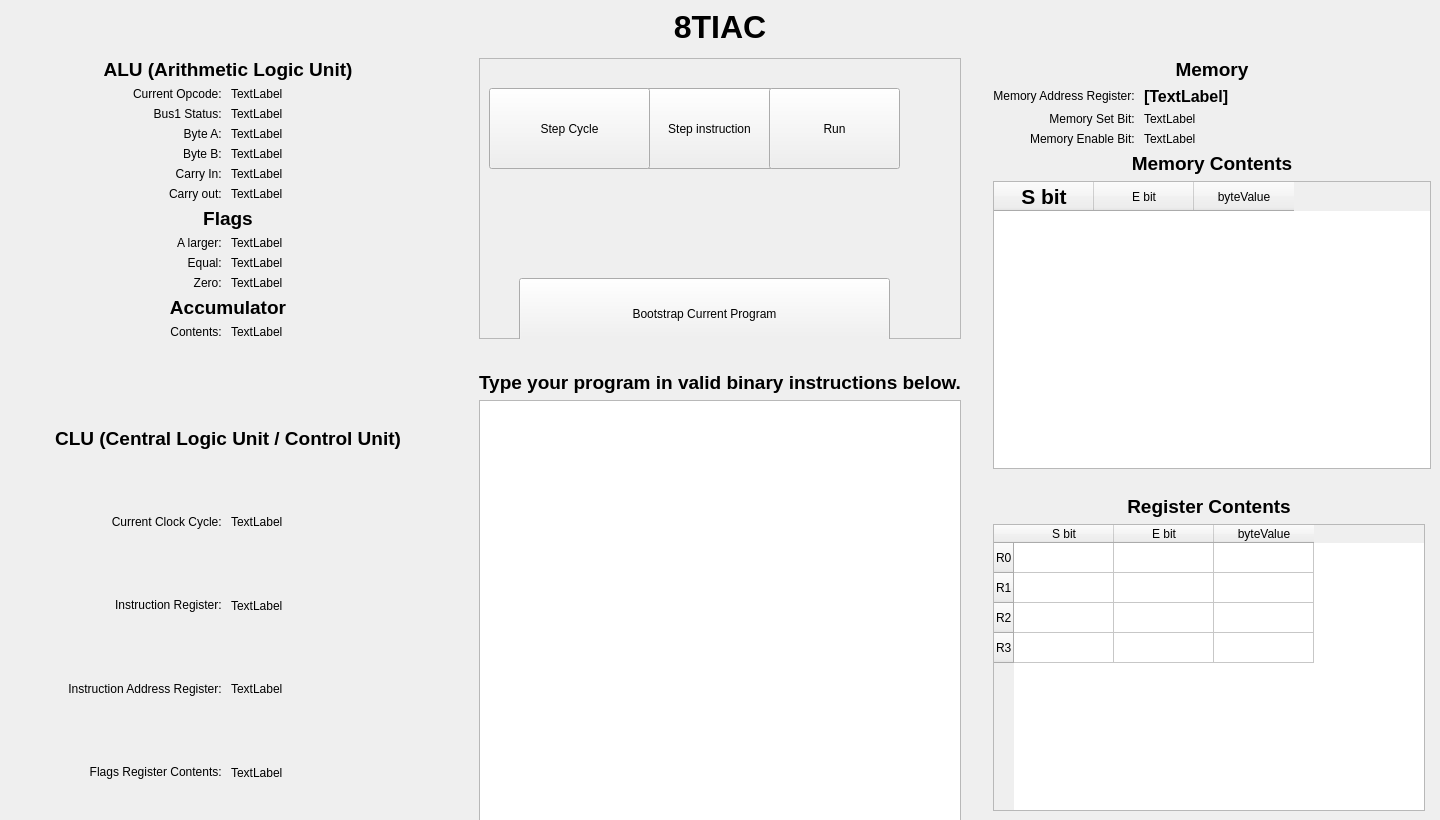
<?xml version="1.0" encoding="UTF-8"?>
<ui version="4.0">
 <class>MainWindow</class>
 <widget class="QMainWindow" name="MainWindow">
  <property name="geometry">
   <rect>
    <x>0</x>
    <y>0</y>
    <width>1440</width>
    <height>820</height>
   </rect>
  </property>
  <property name="minimumSize">
   <size>
    <width>0</width>
    <height>820</height>
   </size>
  </property>
  <property name="windowTitle">
   <string>MainWindow</string>
  </property>
  <widget class="QWidget" name="centralwidget">
   <layout class="QGridLayout" name="gridLayout_7">
    <item row="3" column="2">
     <widget class="QFrame" name="buttonFrame">
      <property name="frameShape">
       <enum>QFrame::StyledPanel</enum>
      </property>
      <property name="frameShadow">
       <enum>QFrame::Raised</enum>
      </property>
      <widget class="QPushButton" name="stepInstructionButton">
       <property name="geometry">
        <rect>
         <x>160</x>
         <y>30</y>
         <width>141</width>
         <height>81</height>
        </rect>
       </property>
       <property name="text">
        <string>Step instruction</string>
       </property>
      </widget>
      <widget class="QPushButton" name="stepCycleButton">
       <property name="geometry">
        <rect>
         <x>10</x>
         <y>30</y>
         <width>161</width>
         <height>81</height>
        </rect>
       </property>
       <property name="text">
        <string>Step Cycle</string>
       </property>
      </widget>
      <widget class="QPushButton" name="runButton">
       <property name="geometry">
        <rect>
         <x>290</x>
         <y>30</y>
         <width>131</width>
         <height>81</height>
        </rect>
       </property>
       <property name="text">
        <string>Run</string>
       </property>
      </widget>
      <widget class="QPushButton" name="readProgramToMemoryButton">
       <property name="geometry">
        <rect>
         <x>40</x>
         <y>220</y>
         <width>371</width>
         <height>71</height>
        </rect>
       </property>
       <property name="text">
        <string>Bootstrap Current Program</string>
       </property>
      </widget>
      <widget class="QLabel" name="errorLabel">
       <property name="geometry">
        <rect>
         <x>30</x>
         <y>125</y>
         <width>361</width>
         <height>61</height>
        </rect>
       </property>
       <property name="text">
        <string/>
       </property>
      </widget>
     </widget>
    </item>
    <item row="1" column="4">
     <widget class="QFrame" name="frame">
      <property name="frameShape">
       <enum>QFrame::StyledPanel</enum>
      </property>
      <property name="frameShadow">
       <enum>QFrame::Raised</enum>
      </property>
     </widget>
    </item>
    <item row="3" column="0">
     <layout class="QGridLayout" name="section2">
      <item row="9" column="0">
       <widget class="QLabel" name="aLargerLable">
        <property name="text">
         <string>&lt;html&gt;&lt;head/&gt;&lt;body&gt;&lt;p align=&quot;right&quot;&gt;A larger: &lt;/p&gt;&lt;/body&gt;&lt;/html&gt;</string>
        </property>
       </widget>
      </item>
      <item row="6" column="0">
       <widget class="QLabel" name="carryInLable">
        <property name="text">
         <string>&lt;html&gt;&lt;head/&gt;&lt;body&gt;&lt;p align=&quot;right&quot;&gt;Carry In: &lt;/p&gt;&lt;/body&gt;&lt;/html&gt;</string>
        </property>
       </widget>
      </item>
      <item row="4" column="0">
       <widget class="QLabel" name="byteALabel">
        <property name="text">
         <string>&lt;html&gt;&lt;head/&gt;&lt;body&gt;&lt;p align=&quot;right&quot;&gt;Byte A: &lt;/p&gt;&lt;/body&gt;&lt;/html&gt;</string>
        </property>
       </widget>
      </item>
      <item row="7" column="0">
       <widget class="QLabel" name="carryOutLable">
        <property name="text">
         <string>&lt;html&gt;&lt;head/&gt;&lt;body&gt;&lt;p align=&quot;right&quot;&gt;Carry out: &lt;/p&gt;&lt;/body&gt;&lt;/html&gt;</string>
        </property>
       </widget>
      </item>
      <item row="2" column="0">
       <widget class="QLabel" name="opcodeLabel">
        <property name="text">
         <string>&lt;html&gt;&lt;head/&gt;&lt;body&gt;&lt;p align=&quot;right&quot;&gt;Current Opcode: &lt;/p&gt;&lt;/body&gt;&lt;/html&gt;</string>
        </property>
       </widget>
      </item>
      <item row="2" column="1">
       <widget class="QLabel" name="currentOpcode">
        <property name="text">
         <string>TextLabel</string>
        </property>
       </widget>
      </item>
      <item row="5" column="1">
       <widget class="QLabel" name="byteB">
        <property name="text">
         <string>TextLabel</string>
        </property>
       </widget>
      </item>
      <item row="7" column="1">
       <widget class="QLabel" name="carryOut">
        <property name="text">
         <string>TextLabel</string>
        </property>
       </widget>
      </item>
      <item row="8" column="0" colspan="2">
       <widget class="QLabel" name="flagsHeader">
        <property name="text">
         <string>&lt;html&gt;&lt;head/&gt;&lt;body&gt;&lt;p align=&quot;center&quot;&gt;&lt;span style=&quot; font-size:14pt; font-weight:600;&quot;&gt;Flags&lt;/span&gt;&lt;/p&gt;&lt;/body&gt;&lt;/html&gt;</string>
        </property>
       </widget>
      </item>
      <item row="10" column="0">
       <widget class="QLabel" name="equalLable">
        <property name="text">
         <string>&lt;html&gt;&lt;head/&gt;&lt;body&gt;&lt;p align=&quot;right&quot;&gt;Equal: &lt;/p&gt;&lt;/body&gt;&lt;/html&gt;</string>
        </property>
       </widget>
      </item>
      <item row="4" column="1">
       <widget class="QLabel" name="byteA">
        <property name="text">
         <string>TextLabel</string>
        </property>
       </widget>
      </item>
      <item row="11" column="0">
       <widget class="QLabel" name="zeroLable">
        <property name="text">
         <string>&lt;html&gt;&lt;head/&gt;&lt;body&gt;&lt;p align=&quot;right&quot;&gt;Zero: &lt;/p&gt;&lt;/body&gt;&lt;/html&gt;</string>
        </property>
       </widget>
      </item>
      <item row="6" column="1">
       <widget class="QLabel" name="carryIn">
        <property name="text">
         <string>TextLabel</string>
        </property>
       </widget>
      </item>
      <item row="5" column="0">
       <widget class="QLabel" name="byteBLabel">
        <property name="text">
         <string>&lt;html&gt;&lt;head/&gt;&lt;body&gt;&lt;p align=&quot;right&quot;&gt;Byte B: &lt;/p&gt;&lt;/body&gt;&lt;/html&gt;</string>
        </property>
       </widget>
      </item>
      <item row="3" column="0">
       <widget class="QLabel" name="bus1StatusLabel">
        <property name="text">
         <string>&lt;html&gt;&lt;head/&gt;&lt;body&gt;&lt;p align=&quot;right&quot;&gt;Bus1 Status: &lt;/p&gt;&lt;/body&gt;&lt;/html&gt;</string>
        </property>
       </widget>
      </item>
      <item row="3" column="1">
       <widget class="QLabel" name="bus1Status">
        <property name="text">
         <string>TextLabel</string>
        </property>
       </widget>
      </item>
      <item row="13" column="0">
       <widget class="QLabel" name="accContentsLable">
        <property name="text">
         <string>&lt;html&gt;&lt;head/&gt;&lt;body&gt;&lt;p align=&quot;right&quot;&gt;Contents: &lt;/p&gt;&lt;/body&gt;&lt;/html&gt;</string>
        </property>
       </widget>
      </item>
      <item row="12" column="0" colspan="2">
       <widget class="QLabel" name="accumulatorHeaderLable">
        <property name="text">
         <string>&lt;html&gt;&lt;head/&gt;&lt;body&gt;&lt;p align=&quot;center&quot;&gt;&lt;span style=&quot; font-size:14pt; font-weight:600;&quot;&gt;Accumulator&lt;/span&gt;&lt;/p&gt;&lt;/body&gt;&lt;/html&gt;</string>
        </property>
       </widget>
      </item>
      <item row="1" column="0" colspan="2">
       <widget class="QLabel" name="aluSectionHeaderLable">
        <property name="text">
         <string>&lt;html&gt;&lt;head/&gt;&lt;body&gt;&lt;p align=&quot;center&quot;&gt;&lt;span style=&quot; font-size:14pt; font-weight:600;&quot;&gt;ALU (Arithmetic Logic Unit)&lt;/span&gt;&lt;/p&gt;&lt;/body&gt;&lt;/html&gt;</string>
        </property>
       </widget>
      </item>
      <item row="9" column="1">
       <widget class="QLabel" name="aLargerFlag">
        <property name="text">
         <string>TextLabel</string>
        </property>
       </widget>
      </item>
      <item row="10" column="1">
       <widget class="QLabel" name="equalFlag">
        <property name="text">
         <string>TextLabel</string>
        </property>
       </widget>
      </item>
      <item row="11" column="1">
       <widget class="QLabel" name="zeroFlag">
        <property name="text">
         <string>TextLabel</string>
        </property>
       </widget>
      </item>
      <item row="13" column="1">
       <widget class="QLabel" name="accContents">
        <property name="text">
         <string>TextLabel</string>
        </property>
       </widget>
      </item>
     </layout>
    </item>
    <item row="6" column="2">
     <widget class="QPlainTextEdit" name="programText">
      <property name="minimumSize">
       <size>
        <width>0</width>
        <height>539</height>
       </size>
      </property>
     </widget>
    </item>
    <item row="5" column="2">
     <widget class="QLabel" name="programTextBoxLable">
      <property name="text">
       <string>&lt;html&gt;&lt;head/&gt;&lt;body&gt;&lt;p align=&quot;center&quot;&gt;&lt;span style=&quot; font-size:14pt; font-weight:600;&quot;&gt;Type your program in valid binary instructions below.&lt;/span&gt;&lt;/p&gt;&lt;/body&gt;&lt;/html&gt;</string>
      </property>
     </widget>
    </item>
    <item row="3" column="3" rowspan="2">
     <spacer name="verticalSpacer_2">
      <property name="orientation">
       <enum>Qt::Vertical</enum>
      </property>
      <property name="sizeHint" stdset="0">
       <size>
        <width>20</width>
        <height>40</height>
       </size>
      </property>
     </spacer>
    </item>
    <item row="0" column="0" colspan="5">
     <widget class="QLabel" name="pageHeaderLable">
      <property name="text">
       <string>&lt;html&gt;&lt;head/&gt;&lt;body&gt;&lt;p align=&quot;center&quot;&gt;&lt;span style=&quot; font-size:24pt; font-weight:600;&quot;&gt;8TIAC&lt;/span&gt;&lt;/p&gt;&lt;/body&gt;&lt;/html&gt;</string>
      </property>
     </widget>
    </item>
    <item row="5" column="0">
     <spacer name="horizontalSpacer_2">
      <property name="orientation">
       <enum>Qt::Horizontal</enum>
      </property>
      <property name="sizeHint" stdset="0">
       <size>
        <width>40</width>
        <height>20</height>
       </size>
      </property>
     </spacer>
    </item>
    <item row="3" column="1">
     <spacer name="verticalSpacer">
      <property name="orientation">
       <enum>Qt::Vertical</enum>
      </property>
      <property name="sizeHint" stdset="0">
       <size>
        <width>20</width>
        <height>40</height>
       </size>
      </property>
     </spacer>
    </item>
    <item row="6" column="0">
     <layout class="QGridLayout" name="gridLayout_2">
      <item row="3" column="0">
       <widget class="QLabel" name="iarLable">
        <property name="text">
         <string>&lt;html&gt;&lt;head/&gt;&lt;body&gt;&lt;p align=&quot;right&quot;&gt;Instruction Address Register: &lt;/p&gt;&lt;/body&gt;&lt;/html&gt;</string>
        </property>
       </widget>
      </item>
      <item row="2" column="1">
       <widget class="QLabel" name="irContents">
        <property name="text">
         <string>TextLabel</string>
        </property>
       </widget>
      </item>
      <item row="4" column="0">
       <widget class="QLabel" name="flagRegLable">
        <property name="text">
         <string>&lt;html&gt;&lt;head/&gt;&lt;body&gt;&lt;p align=&quot;right&quot;&gt;Flags Register Contents: &lt;/p&gt;&lt;/body&gt;&lt;/html&gt;</string>
        </property>
       </widget>
      </item>
      <item row="2" column="0">
       <widget class="QLabel" name="irLable">
        <property name="text">
         <string>&lt;html&gt;&lt;head/&gt;&lt;body&gt;&lt;p align=&quot;right&quot;&gt;Instruction Register: &lt;/p&gt;&lt;/body&gt;&lt;/html&gt;</string>
        </property>
       </widget>
      </item>
      <item row="0" column="0" colspan="2">
       <widget class="QLabel" name="centraLogicUnitSectionHeaderLable">
        <property name="text">
         <string>&lt;html&gt;&lt;head/&gt;&lt;body&gt;&lt;p align=&quot;center&quot;&gt;&lt;span style=&quot; font-size:14pt; font-weight:600;&quot;&gt;CLU (Central Logic Unit / Control Unit)&lt;/span&gt;&lt;/p&gt;&lt;/body&gt;&lt;/html&gt;</string>
        </property>
       </widget>
      </item>
      <item row="3" column="1">
       <widget class="QLabel" name="iarContents">
        <property name="text">
         <string>TextLabel</string>
        </property>
       </widget>
      </item>
      <item row="4" column="1">
       <widget class="QLabel" name="flagRegContents">
        <property name="text">
         <string>TextLabel</string>
        </property>
       </widget>
      </item>
      <item row="1" column="0">
       <widget class="QLabel" name="clockCycleLabel">
        <property name="text">
         <string>&lt;html&gt;&lt;head/&gt;&lt;body&gt;&lt;p align=&quot;right&quot;&gt;Current Clock Cycle: &lt;/p&gt;&lt;/body&gt;&lt;/html&gt;</string>
        </property>
       </widget>
      </item>
      <item row="1" column="1">
       <widget class="QLabel" name="currentClockCycle">
        <property name="text">
         <string>TextLabel</string>
        </property>
       </widget>
      </item>
     </layout>
    </item>
    <item row="4" column="0">
     <spacer name="horizontalSpacer_3">
      <property name="orientation">
       <enum>Qt::Horizontal</enum>
      </property>
      <property name="sizeHint" stdset="0">
       <size>
        <width>40</width>
        <height>20</height>
       </size>
      </property>
     </spacer>
    </item>
    <item row="3" column="4" rowspan="4">
     <layout class="QGridLayout" name="gridLayout_5">
      <item row="0" column="0" colspan="3">
       <widget class="QLabel" name="marLable">
        <property name="enabled">
         <bool>true</bool>
        </property>
        <property name="text">
         <string>&lt;html&gt;&lt;head/&gt;&lt;body&gt;&lt;p align=&quot;center&quot;&gt;&lt;span style=&quot; font-size:14pt; font-weight:600;&quot;&gt;Memory&lt;/span&gt;&lt;/p&gt;&lt;/body&gt;&lt;/html&gt;</string>
        </property>
       </widget>
      </item>
      <item row="8" column="0" colspan="2">
       <widget class="QTableWidget" name="regTable">
        <row>
         <property name="text">
          <string>R0</string>
         </property>
        </row>
        <row>
         <property name="text">
          <string>R1</string>
         </property>
        </row>
        <row>
         <property name="text">
          <string>R2</string>
         </property>
        </row>
        <row>
         <property name="text">
          <string>R3</string>
         </property>
        </row>
        <column>
         <property name="text">
          <string>S bit</string>
         </property>
        </column>
        <column>
         <property name="text">
          <string>E bit</string>
         </property>
        </column>
        <column>
         <property name="text">
          <string>byteValue</string>
         </property>
        </column>
       </widget>
      </item>
      <item row="7" column="0" colspan="2">
       <widget class="QLabel" name="registerTableLable">
        <property name="text">
         <string>&lt;html&gt;&lt;head/&gt;&lt;body&gt;&lt;p align=&quot;center&quot;&gt;&lt;span style=&quot; font-size:14pt; font-weight:600;&quot;&gt;Register Contents&lt;/span&gt;&lt;/p&gt;&lt;/body&gt;&lt;/html&gt;</string>
        </property>
       </widget>
      </item>
      <item row="2" column="1">
       <widget class="QLabel" name="memorySetBit">
        <property name="text">
         <string>TextLabel</string>
        </property>
       </widget>
      </item>
      <item row="6" column="1">
       <spacer name="horizontalSpacer">
        <property name="orientation">
         <enum>Qt::Horizontal</enum>
        </property>
        <property name="sizeHint" stdset="0">
         <size>
          <width>40</width>
          <height>20</height>
         </size>
        </property>
       </spacer>
      </item>
      <item row="5" column="0" colspan="3">
       <widget class="QTableWidget" name="memoryTable">
        <column>
         <property name="text">
          <string>S bit</string>
         </property>
         <property name="font">
          <font>
           <pointsize>16</pointsize>
           <weight>75</weight>
           <bold>true</bold>
          </font>
         </property>
        </column>
        <column>
         <property name="text">
          <string>E bit</string>
         </property>
        </column>
        <column>
         <property name="text">
          <string>byteValue</string>
         </property>
        </column>
       </widget>
      </item>
      <item row="1" column="1" colspan="2">
       <widget class="QLabel" name="marContents">
        <property name="text">
         <string>&lt;html&gt;&lt;head/&gt;&lt;body&gt;&lt;p&gt;&lt;span style=&quot; font-size:12pt; font-weight:600;&quot;&gt;[TextLabel]&lt;/span&gt;&lt;/p&gt;&lt;/body&gt;&lt;/html&gt;</string>
        </property>
       </widget>
      </item>
      <item row="3" column="1">
       <widget class="QLabel" name="memoryEnableBit">
        <property name="text">
         <string>TextLabel</string>
        </property>
       </widget>
      </item>
      <item row="1" column="0">
       <widget class="QLabel" name="marLable_2">
        <property name="text">
         <string>&lt;html&gt;&lt;head/&gt;&lt;body&gt;&lt;p align=&quot;right&quot;&gt;Memory Address Register: &lt;/p&gt;&lt;/body&gt;&lt;/html&gt;</string>
        </property>
       </widget>
      </item>
      <item row="2" column="0">
       <widget class="QLabel" name="memorySetBitLable">
        <property name="text">
         <string>&lt;html&gt;&lt;head/&gt;&lt;body&gt;&lt;p align=&quot;right&quot;&gt;Memory Set Bit: &lt;/p&gt;&lt;/body&gt;&lt;/html&gt;</string>
        </property>
       </widget>
      </item>
      <item row="3" column="0">
       <widget class="QLabel" name="memoryEnableBitLable">
        <property name="text">
         <string>&lt;html&gt;&lt;head/&gt;&lt;body&gt;&lt;p align=&quot;right&quot;&gt;Memory Enable Bit: &lt;/p&gt;&lt;/body&gt;&lt;/html&gt;</string>
        </property>
       </widget>
      </item>
      <item row="4" column="0" colspan="3">
       <widget class="QLabel" name="memoryTableLable">
        <property name="text">
         <string>&lt;html&gt;&lt;head/&gt;&lt;body&gt;&lt;p align=&quot;center&quot;&gt;&lt;span style=&quot; font-size:14pt; font-weight:600;&quot;&gt;Memory Contents&lt;/span&gt;&lt;/p&gt;&lt;/body&gt;&lt;/html&gt;</string>
        </property>
       </widget>
      </item>
     </layout>
    </item>
   </layout>
  </widget>
 </widget>
 <resources/>
 <connections/>
</ui>
